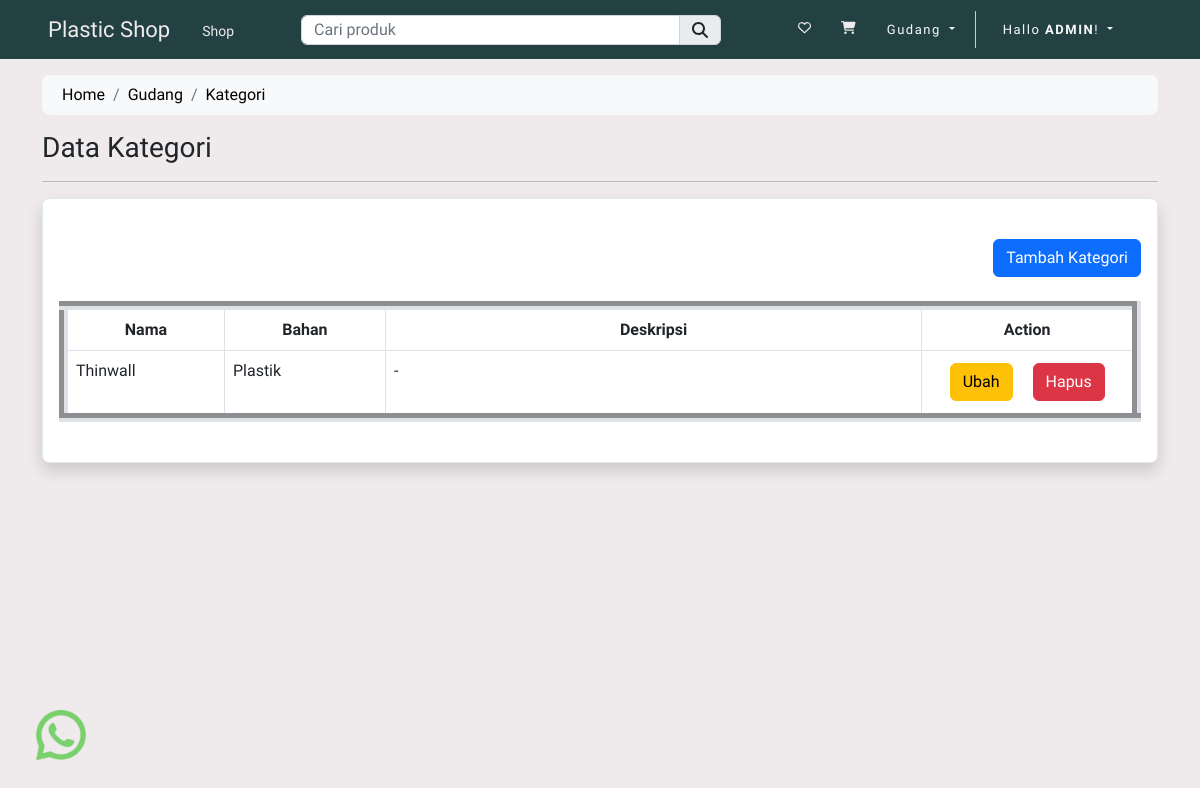
/gudang/kategori/ (signed in), run on the app's committed database.
### store/models.py (models this page shows, shortened)
class Kategori(Model):
    bahan = ForeignKey(Bahan, on_delete=CASCADE)
    slug = CharField(max_length=150, null=False, blank=False)
    name = CharField(max_length=150, null=False, blank=False)
    category_image = ImageField(
        upload_to=get_file_path, null=False, blank=False)
    description = TextField(max_length=500, null=True, blank=True)
    status = BooleanField(
        default=False, help_text="0=default, 1=Hidden")
    trending = BooleanField(
        default=False, help_text="0=default, 1=Trending")
    create_at = DateTimeField(auto_now_add=True)

class Bahan(Model):
    slug = CharField(max_length=150, null=False, blank=False)
    name = CharField(max_length=150, null=False, blank=False)
    create_at = DateTimeField(auto_now_add=True)
    def __str__(self):
        return self.name

### store/controller/gudang.py (the view)
# urls.py: path('gudang/kategori/', gudang_kategori, name="gudang_kategori"),
@login_required(login_url='loginpage')
def gudang_kategori(request):
    user_agent = request.META.get('HTTP_USER_AGENT', '')
    device_type = parse(user_agent)
    if device_type.is_mobile:
        if device_type.device.family == 'iPhone' or device_type.os.family == 'Android':
            template_name = 'store/mobile/gudang/kategori.html'
        else:
            template_name = 'store/mobile/gudang/kategori.html'
    elif device_type.is_tablet:
        if device_type.device.family == 'iPad' or device_type.os.family == 'Android':
            template_name = 'store/tablet/gudang/kategori.html'
        else:
            template_name = 'store/tablet/gudang/kategori.html'
    elif device_type.is_pc:
        if device_type.os.family == 'Mac OS X' or device_type.os.family == 'Windows':
            template_name = 'store/desktop/gudang/kategori.html'
        else:
            template_name = 'store/desktop/gudang/kategori.html'
    else:
        template_name = 'store/desktop/gudang/kategori.html'
    if request.user.is_superuser:
        kategori = Kategori.objects.all()
        konteks = {
            'kategoris': kategori
        }
        return render(request, template_name, konteks)
    elif request.user.is_staff:
        kategori = Kategori.objects.all()
        konteks = {
            'kategoris': kategori
        }
        return render(request, template_name, konteks)
    else:
        return render(request, 'store/desktop/forbidden.html')

### store/templates/store/desktop/gudang/kategori.html (shortened to what this page needs)
{% extends 'store/desktop/layouts/main.html' %}
{% load static %}
{% block content %}
<div class="container py-3">
    <div class="row">
        <div class="col">
            <nav aria-label="breadcrumb" class="bg-light rounded-3 p-2 mb-3">
                <div class="container">
                    <ol class="breadcrumb mb-0">
                        <li class="breadcrumb-item"><a href="/">Home</a></li>
                        <li class="breadcrumb-item"><a href="{% url 'gudang' %}">Gudang</a></li>
                        <li class="breadcrumb-item active" aria-current="page"><a
                                href="{% url 'gudang_kategori' %}">Kategori</a>
                    </ol>
                </div>
            </nav>
        </div>
    </div>
    <h3 class="text-left">Data Kategori</h3>
    <hr>
    <div class="card shadow">
        <div class="card-body wishdata">
            {% if user.is_superuser %}
            <a href="{% url 'tambah_kategori' %}" class=" btn btn-primary my-4 float-end">Tambah Kategori</a>
            {% endif %}
            <table class="table table-bordered mt-4 mb-4" border="9">
                <thead class="thead-light">
                    <tr>
                        <th class="text-center" scope="col" style="width: 15%;">Nama</th>
                        <th class="text-center" scope="col" style="width: 15%;">Bahan</th>
                        <th class="text-center" scope="col" style="width: 50%;">Deskripsi</th>
                        {% if user.is_superuser %}
                        <th class="text-center" scope="col" style="width: 20%;">Action</th>
                        {% endif %}
                    </tr>
                </thead>
                <tbody>
                    {% for kategori in kategoris %}
                    <tr>
                        <td>{{ kategori.name }}</td>
                        <td>{{ kategori.bahan }}</td>
                        <td>{{ kategori.description }}</td>
                        {% if user.is_superuser %}
                        <td align="center ">
                            <a class="btn btn-warning me-3 my-1" href="{% url 'ubah_kategori' kategori.id %}">Ubah</a>
                            <button class="btn btn-danger" data-bs-toggle="modal"
                                data-bs-target="#hapus-{{ kategori.id }}">Hapus</button>
                        </td>
                        {% endif %}
                    </tr>
                    {% endfor %}
                </tbody>
            </table>
        </div>
    </div>
</div>
{% endblock content %}

### store/templates/store/desktop/inc/navbar.html (shortened to what this page needs)
<nav class="navbar navbar-expand-sm navbar-dark bg-navbar-cust">
  <div class="collapse navbar-collapse " id="navbarSupportedContent">
    <a class="ms-5 navbar-brand {% if request.resolver_match.url_name == 'home' %}active{% endif %}"
      style="color: #EFEBEC; font-size: 22px;" href="{% url 'home' %}">Plastic Shop</a>
    <ul class="navbar-nav me-auto ms-2 me-auto mt-1">
      <li class="nav-item">
        <a class="nav-link" href="{% url 'collections' %}" style="color: #EFEBEC; font-size: 14px;">Shop</a>
      </li>
    </ul>
  </div>
  <div class="search-bar mt-1">
    <form action="{% url 'searchproduct' %}" method="POST">
      <div class="input-group mb-1">
        <input type="search" required class="form-control search-input" name="productsearch" id="searchproducts"
          placeholder="Cari produk">
        <button type="submit" class="input-group-text search-button"><i
            class="fa fa-search search-logo-button"></i></button>
      </div>
    </form>
  </div>
  <div class="collapse navbar-collapse justify-content-end" id="navbarSupportedContent">
    <ul id="" class="nav navbar-nav navbar-right link-cust">
      {% if user.is_authenticated %}
      <a class="nav-link me-1" href="{% url 'wishlist' %}" style="color: #EFEBEC; font-size: 13px;">
        <i class="far fa-heart"></i></a>
      <a class="nav-link me-1" href="{% url 'cart' %}" style="color: #EFEBEC; font-size: 13px;">
        <i class="fas fa-cart-shopping"></i></a>
      {% endif %}
      {% if user.is_superuser %}
      <li class="nav-item dropdown first-link-cust">
        <a class="nav-link btn btn-transparant dropdown-toggle text-light me-2" href="{% url 'gudang' %}"
          style="font-size: 13px;"> Gudang </a>
      </li>
      {% endif %}
      {% if user.is_authenticated %}
      <div class="dropdown me-5 ms-2">
        <ul class="navbar-nav">
          <li class="nav-item dropdown">
            <a class="nav-link btn btn-transparant dropdown-toggle text-light" href="#" data-bs-toggle="dropdown"
              style="font-size: 13px;"> Hallo
              <strong>{{ user | upper }}</strong>! </a>
          </li>
        </ul>
      </div>
      {% endif %}
    </ul>
  </div>
</nav>

### static/css/style.css (style rules this page uses)
body { background-color: #EFEBEC; }

### static/css/navbar.css (style rules this page uses)
.bg-navbar-cust { background: #234143; }
.link-cust a { color: #01325d; margin: 0 30px 0 10px; letter-spacing: 1.5px; }
.first-link-cust { padding-right: 3px; border-right: solid 1px #ccc; }
.search-bar { width: 35% !important; }
.search-input { height: 30px !important; }
.search-button { height: 30px !important; }

### static/css/card-product.css (style rules this page uses)
.card { border-radius: 7px !important; border-color: #e1e7ec; }

### store/templates/store/desktop/layouts/main.html (style rules this page uses)
* { font-family: 'Viga', sans-serif; }
a { text-decoration: none; color: #000; }

### data on the page
Kategori: name "Thinwall", bahan "Plastik", description "-"

### other printed values
{{ user | upper }} "ADMIN"
